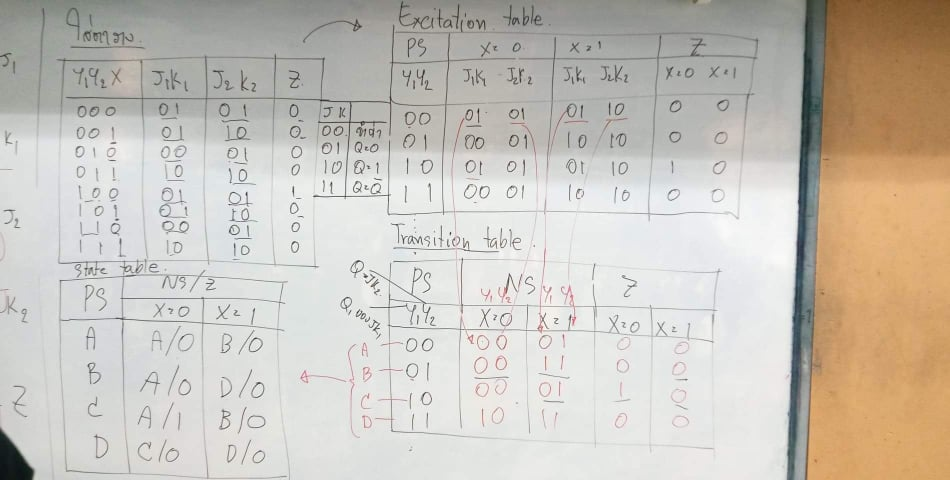
#> input picture 4.jpg, 950 x 480 px
$ python Lab4-Gray2Binary_global.py
#> lines starting #> are read from the running program, lines starting #| are printed output that depends on the picture
import cv2 as cv
import numpy as np
import sys
from matplotlib import pyplot as plt

# Global Variable แปลงภาพขาวเทา เป็นขาวดำ
threshold_value = 180  #แปลงค่ารูป = 180 ให้เป็นรูปขาวดำ

source_img = np.zeros((10,10,3), dtype=np.uint8)
adjusted_img = np.zeros((10,10,3), dtype=np.uint8)
hist_img = np.zeros((10,10,3), dtype=np.uint8)

def handler_adjustThreshold(x):
    global threshold_value #ค่าตัวแปลที่เอาไว้เก็บภาพ ต้นฉบับ ถูกเปลี่ยน และตัวแปล
    global source_img,adjusted_img,hist_img
    threshold_value = cv.getTrackbarPos('threshold','Binary') #เอาค่า threshold_value มาเก็บค่าไว้ cv.getTrackbarPos
    print(f"Threshold Value = {threshold_value}") #โชว์ค่าจาก Threshold Value

    _, adjusted_img = cv.threshold(source_img, threshold_value, 255, cv.THRESH_BINARY) # นำค่า adjusted_img มาแปลงภาพผ่านค่า cv.threshold โดยอิงค่าจาก threshold_value

    # Update histogram
    histSize = 256
    histRange = (0, 256) # the upper boundary is exclusive
    accumulate = False
    gray_hist = cv.calcHist(source_img, [0], None, [histSize], histRange, accumulate=accumulate) # -----------------------------
    hist_w = 512
    hist_h = 400
    bin_w = int(round( hist_w/histSize ))
    hist_img = np.zeros((hist_h, hist_w, 3), dtype=np.uint8)
    cv.normalize(gray_hist, gray_hist, alpha=0, beta=hist_h, norm_type=cv.NORM_MINMAX)
    for i in range(1, histSize):
        cv.line(hist_img, ( bin_w*(i-1), hist_h - int(gray_hist[i-1]) ),
                ( bin_w*(i), hist_h - int(gray_hist[i]) ),
                ( 255, 0, 0), thickness=2)
    cv.line(hist_img,(threshold_value*2,0),(threshold_value*2,hist_h-1),(255,255,255),3) #เพื่อกำหนดค่า threshold ว่าอยู่ตรงไหนของภาพ

def main():
    global threshold_value
    global source_img,adjusted_img,hist_img

    if(len(sys.argv)>=2): #รับค่ารูปภาพจากไฟล์
        source_img = cv.imread(str(sys.argv[1]))
    else :
        source_img = cv.imread("4.jpg", 1)
#> source_img is the input picture: shape (480, 950, 3); mean B, G, R 186.5, 195.3, 201.2

    source_img = cv.cvtColor(source_img,cv.COLOR_BGR2GRAY) # convert to GrayScale ปรับภาพ RGB เป็นขาวเทา
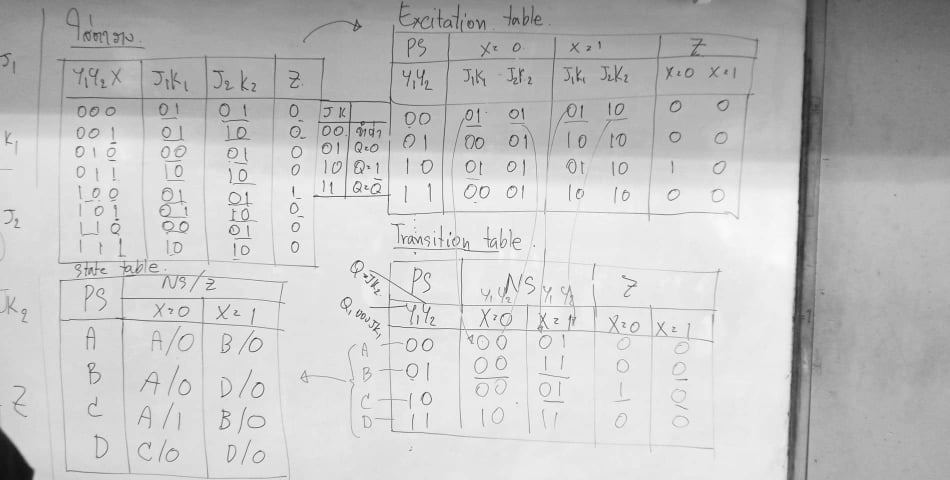
#> source_img: shape (480, 950); min 16, max 255, mean 196

    #named windows สร้างวินโด้
    cv.namedWindow("Original", cv.WINDOW_NORMAL)
    cv.namedWindow("Binary", cv.WINDOW_NORMAL)
    cv.namedWindow("Histogram", cv.WINDOW_NORMAL)

    #create trackbar
    cv.createTrackbar('threshold', 'Binary', threshold_value, 255, handler_adjustThreshold) #นำค่า cv.createTrackbar ไปแสดงในหน้าต่าง Binary


    adjusted_img  = source_img.copy()

    while(True):  #แสดงผลค่าผ่านหน้าต่างวินโด้
        cv.imshow("Original",source_img)
        cv.imshow("Binary",adjusted_img)
        cv.imshow("Histogram",hist_img)
        key = cv.waitKey(100)
#> (key Esc is pressed here)
        if(key==27): #ESC = Exit Program
            break

    cv.destroyAllWindows() #ทำลายหน้าต่างเมื่อยกเลิกใช่งาน

if __name__ == "__main__":
    main()
